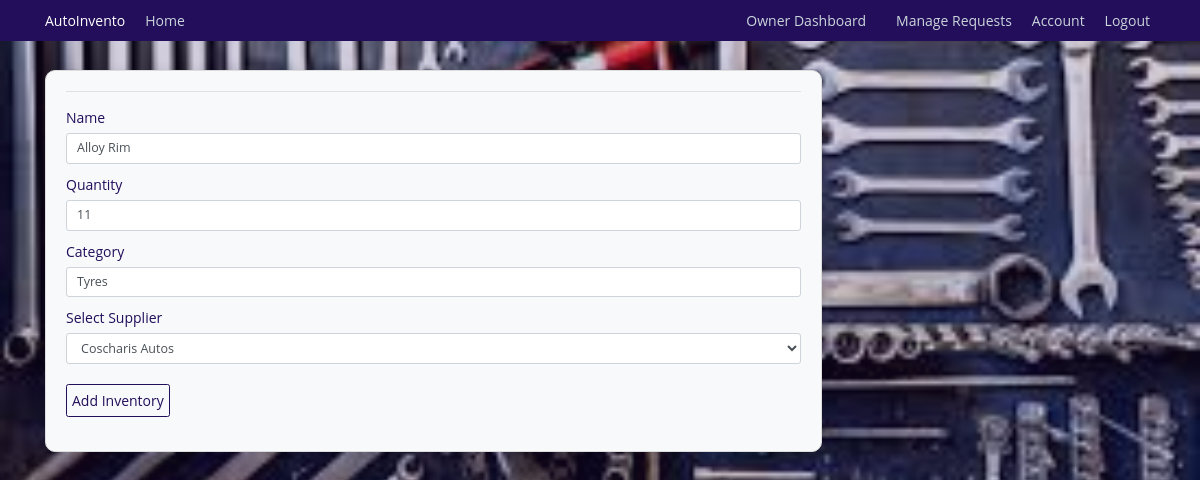
/inventory/2/update (signed in), run on an earlier commit of the app's database.
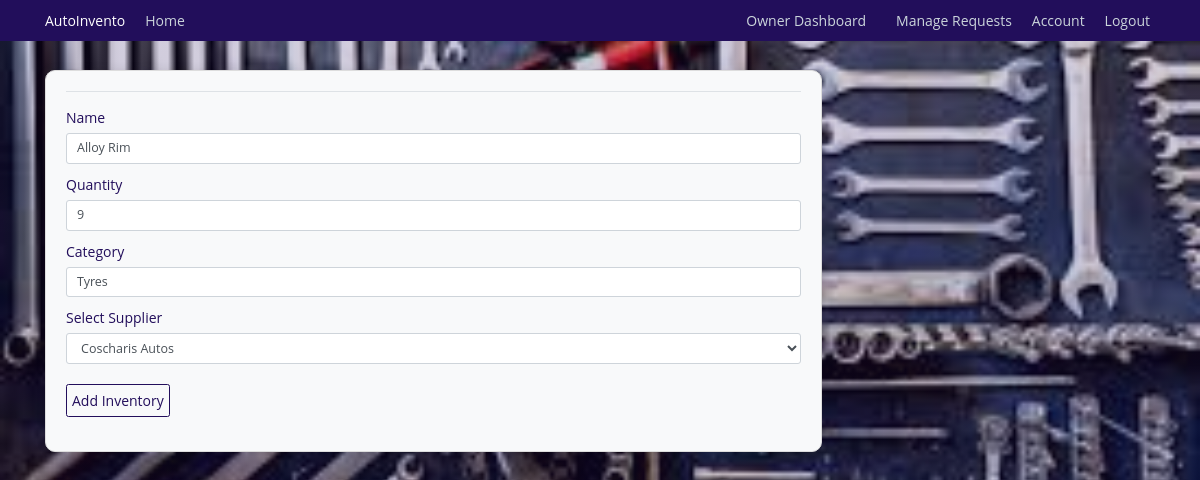
And on a later commit of the database.
### autoinvento/models.py (models this page shows, shortened)
class InventoryItem(db.Model):
    id = db.Column(db.Integer, primary_key=True)
    name = db.Column(db.String(128), unique=True, nullable=False, index=True)
    quantity = db.Column(db.Integer, nullable=False)
    category = db.Column(db.String(50), nullable=False)
    low_stock_threshold = db.Column(db.Integer, default=10)
    date_added = db.Column(db.DateTime, default=datetime.utcnow)
    supplier_id = db.Column(db.Integer, db.ForeignKey('supplier.id'))
    supplier = db.relationship('Supplier', back_populates='items')
    usage_logs = db.relationship('UsageLog', back_populates='items', cascade='all, delete-orphan')
    notifications = db.relationship('Notification', back_populates='items', cascade='all, delete-orphan')
    requests = db.relationship('InventoryRequest', back_populates='requested_item')

### autoinvento/inventory/routes.py (the view, shortened to what this page needs)
@inventory.route('/inventory/<int:inventory_id>/update', methods=['GET', 'POST'])
@login_required
def update_inventory(inventory_id):
    if not current_user.is_authenticated or not current_user.is_superuser:
        flash('You are not authorized to access this page.', 'danger')
        return redirect(url_for('users.mechanic_dashboard'))
    inventory = InventoryItem.query.get_or_404(inventory_id)
    form = AddInventory(obj=inventory)
    suppliers = Supplier.query.all()
    form.supplier.choices = [(str(s.id), s.name) for s in suppliers]
    return render_template('add_inventory.html', title='Update Inventory', form=form, inventory=inventory)

### autoinvento/inventory/forms.py
class AddInventory(FlaskForm):
    name = StringField('Name', validators=[DataRequired()])
    quantity = IntegerField('Quantity', validators=[DataRequired()])
    category = StringField('Category', validators=[DataRequired()])
    supplier = SelectField('Select Supplier', validators=[DataRequired()])
    submit = SubmitField('Add Inventory')

### autoinvento/models.py (called while the page is built)
@login_manager.user_loader
def load_user(mechanic_id):
    return Mechanics.query.get(int(mechanic_id))

    def __repr__(self):
        return f"Item('{self.name}', '{self.email}', '{self.contact}')"

### autoinvento/templates/add_inventory.html (shortened to what this page needs)
{% extends 'base.html' %} {% block content %}
<div class="content-section">
  <form method="POST" action="">
    <fieldset class="form-group">
      <legend class="border-bottom mb-4">{{ legend }}</legend>
      <div class="form-group">
        {{ form.name.label(class="form-control-label") }} {% if form.name.errors
        %} {{ form.name(class="form-control form-control-lg is-invalid") }}
        <div class="invalid-feedback">
          {% for error in form.name.errors %}
          <span>{{ error }}</span>
          {% endfor %}
        </div>
        {% else %} {{ form.name(class="form-control form-control-lg") }} {%
        endif %}
      </div>
      <div class="form-group">
        {{ form.quantity.label(class="form-control-label") }} {% if
        form.quantity.errors %} {{ form.quantity(class="form-control
        form-control-lg is-invalid") }}
        <div class="invalid-feedback">
          {% for error in form.quantity.errors %}
          <span>{{ error }}</span>
          {% endfor %}
        </div>
        {% else %} {{ form.quantity(class="form-control form-control-lg") }} {%
        endif %}
      </div>
      <div class="form-group">
        {{ form.category.label(class="form-control-label") }} {% if
        form.category.errors %} {{ form.category(class="form-control
        form-control-lg is-invalid") }}
        <div class="invalid-feedback">
          {% for error in form.category.errors %}
          <span>{{ error }}</span>
          {% endfor %}
        </div>
        {% else %} {{ form.category(class="form-control form-control-lg") }} {%
        endif %}
      </div>
      <div class="form-group">
        {{ form.supplier.label(class="form-control-label") }} {% if
        form.supplier.errors %} {{ form.supplier(class="form-control
        form-control-lg is-invalid") }}
        <div class="invalid-feedback">
          {% for error in form.supplier.errors %}
          <span>{{ error }}</span>
          {% endfor %}
        </div>
        {% else %} {{ form.supplier(class="form-control form-control-lg") }} {%
        endif %}
      </div>
    </fieldset>
    <div class="form-group">
      {{ form.submit(class="btn btn-outline-info") }}
    </div>
  </form>
</div>
{% endblock content %}

What changed in the data, as far as the page shows it:
changed InventoryItem "Alloy Rim": quantity "11" → "9"
